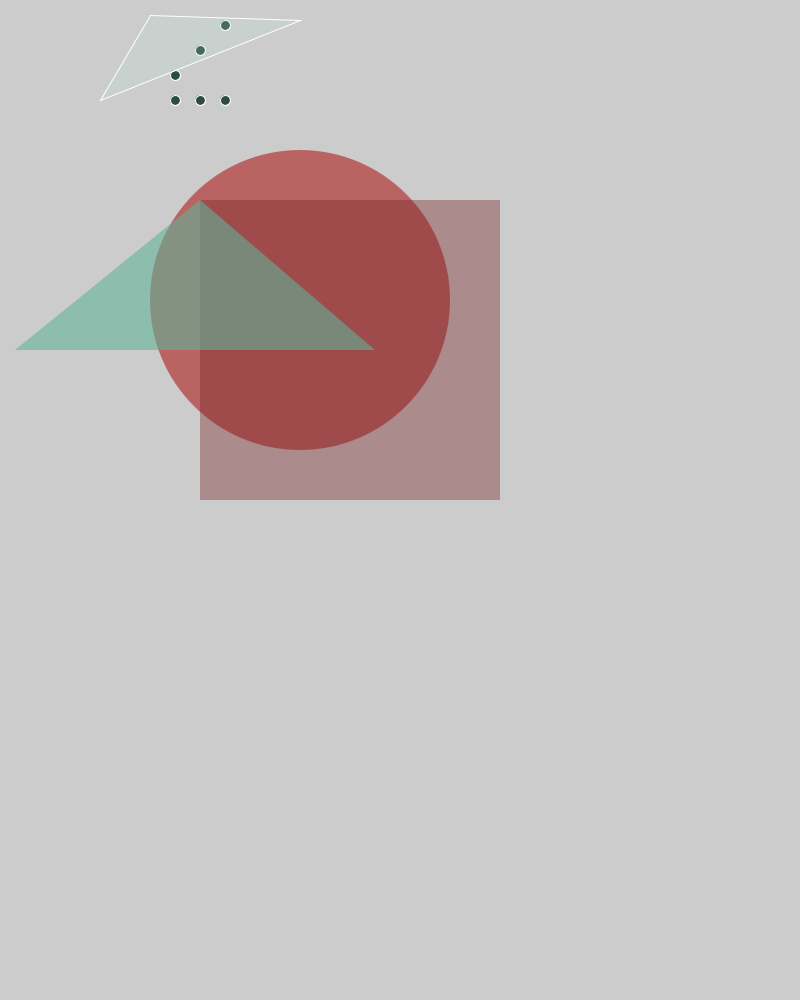
Frame 1 (no input)
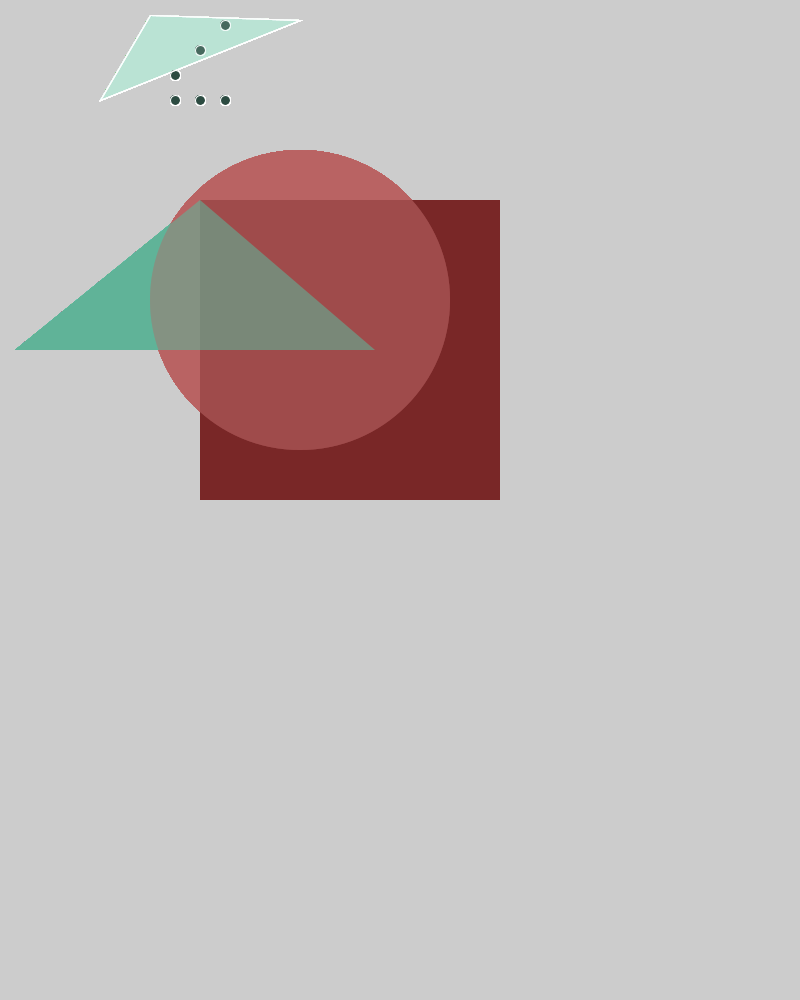
Frame 60 (the mouse pressed at the canvas centre just before this capture)
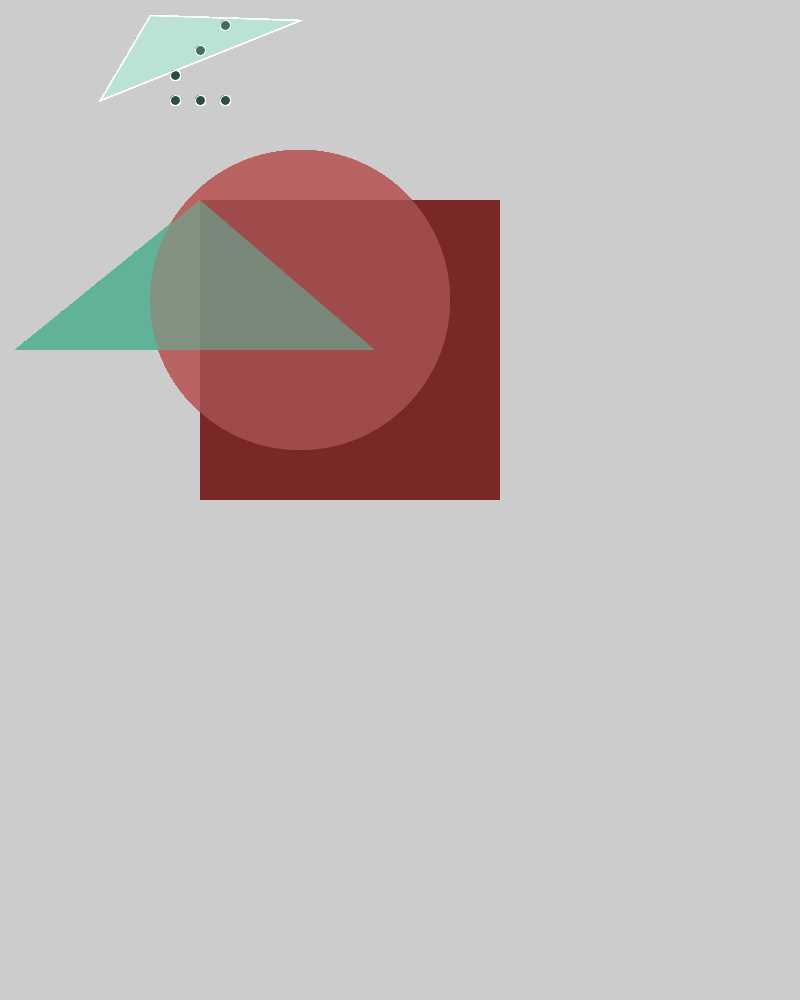
Frame 120 (the mouse held since frame 60 and released just before this capture)

The Processing sketch that drew these frames (run headless with seeded random() and noise(); from frame 60 on, the mouse is pressed at the canvas centre):

// Processing sketch: processing_57010
// ── processing_57010.pde

void setup() {
  size(800, 1000);
}

void draw() {
  
  noStroke();
  //gets rid of borders on all below shapes
  
  fill(185, 99, 99); //0-255 black to white. For color input 3 colors RGB (use Color Selector). Fill color applies to all below this line of code
  ellipse(300, 300, 300, 300); 
  //center X, center Y, width, height
  
  fill(121, 39, 39, 100); // 0-255 transparent-opaque (no number = it assumes opaque)
  rect(200, 200, 300, 300); 
  // top x, top y, width, height
  
   fill(95, 178, 151, 150);
  triangle(15, 350, 200, 200, 375, 350);
  // corner 1 x, corner 1 y, corner 2 x...
  
  stroke(255); // 0-255 black to white. Like Fill color, this applies to everything below this line of code.
  fill(44, 75, 65);
  ellipse(175, 100, 10, 10);
  ellipse(200, 100, 10, 10);
  ellipse(225, 100, 10, 10);
  ellipse(175, 75, 10, 10);
  ellipse(200, 50, 10, 10);
  ellipse(225, 25, 10, 10);
  
  fill(183, 232, 216, 50);
  triangle(150, 15, 100, 100, 300, 20);
  
 
  
  
}
